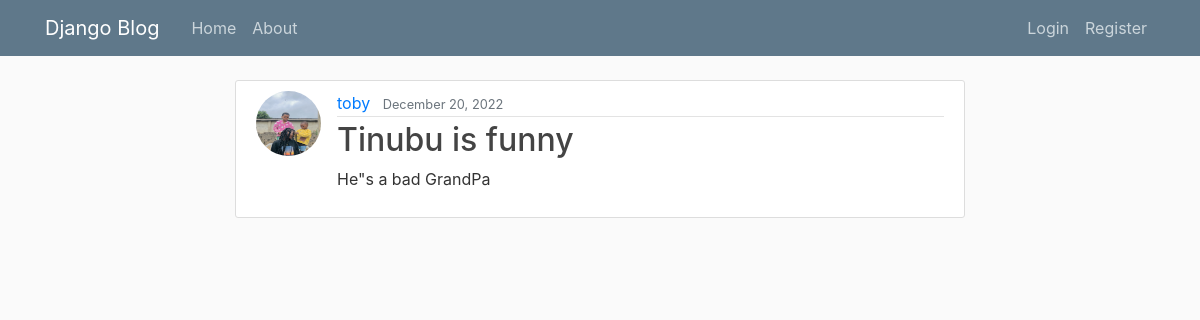
The page /tinubu-is-funny on the database its author committed.
### blog/models.py (models this page shows, shortened)
class Post(models.Model):
    title = models.CharField(max_length=100)
    content = models.TextField()
    author = models.ForeignKey(User, on_delete=models.CASCADE)
    slug = models.SlugField()
    image = models.ImageField(default="picture.jpeg", upload_to="post_pictures")
    date_posted = models.DateTimeField(default=timezone.now)

### blog/views.py (the view)
# urls.py: path("<slug:slug>", Detail.as_view(), name="detail")
class Detail(DetailView):
    model = Post
    template_name="blog/detail.html"

### blog/templates/blog/detail.html
{% extends "blog/base.html" %}
{% block content %}
        <article class="media content-section">
          <img class="rounded-circle article-img" src="{{ post.image.url }}">
          <div class="media-body">
            <div class="article-metadata">
              <a class="mr-2" href="#">{{ post.author }}</a>
              <small class="text-muted">{{ post.date_posted|date:"F d, Y" }}</small>
            </div>
            <h2><a class="article-title" href="">{{ post.title }}</a></h2>
            <p class="article-content">{{ post.content }}</p>
          </div>
        </article>
{% endblock content %}

### blog/static/blog/main.css (style rules this page uses)
body { background: #fafafa; color: #333333; margin-top: 5rem; }
h1, h2, h3, h4, h5, h6 { color: #444444; }
.content-section { background: #ffffff; padding: 10px 20px; border: 1px solid #dddddd; border-radius: 3px; margin-bottom: 20px; }
.article-title { color: #444444; }
.article-content { white-space: pre-line; }
.article-img { height: 65px; width: 65px; margin-right: 16px; }
.article-metadata { padding-bottom: 1px; margin-bottom: 4px; border-bottom: 1px solid #e3e3e3 }

### rows shown on the page
Post: image (picture), author "toby", date_posted "December 20, 2022", title "Tinubu is funny", content "He\"s a bad GrandPa"
